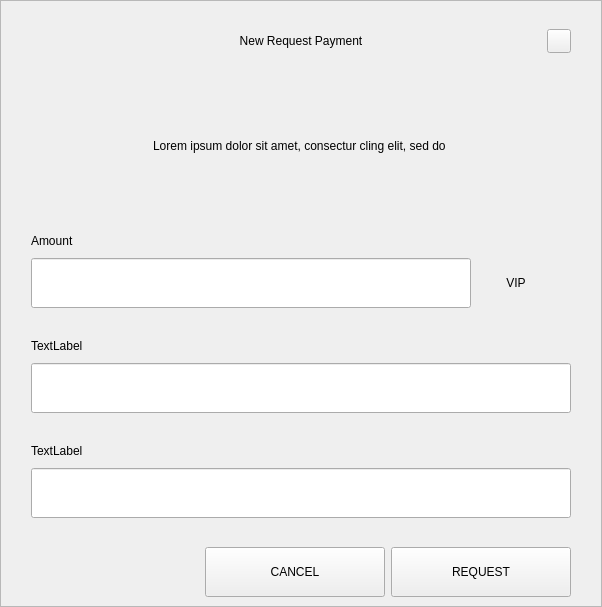
<?xml version="1.0" encoding="UTF-8"?>
<ui version="4.0">
 <class>RequestDialog</class>
 <widget class="QDialog" name="RequestDialog">
  <property name="geometry">
   <rect>
    <x>0</x>
    <y>0</y>
    <width>602</width>
    <height>607</height>
   </rect>
  </property>
  <property name="windowTitle">
   <string>Dialog</string>
  </property>
  <layout class="QVBoxLayout" name="verticalLayout_5">
   <property name="spacing">
    <number>0</number>
   </property>
   <property name="leftMargin">
    <number>0</number>
   </property>
   <property name="topMargin">
    <number>0</number>
   </property>
   <property name="rightMargin">
    <number>0</number>
   </property>
   <property name="bottomMargin">
    <number>0</number>
   </property>
   <item>
    <widget class="QFrame" name="frame">
     <property name="styleSheet">
      <string notr="true"/>
     </property>
     <property name="frameShape">
      <enum>QFrame::StyledPanel</enum>
     </property>
     <property name="frameShadow">
      <enum>QFrame::Raised</enum>
     </property>
     <layout class="QVBoxLayout" name="verticalLayout_4" stretch="1,0,0">
      <property name="spacing">
       <number>0</number>
      </property>
      <property name="leftMargin">
       <number>30</number>
      </property>
      <property name="topMargin">
       <number>20</number>
      </property>
      <property name="rightMargin">
       <number>30</number>
      </property>
      <property name="bottomMargin">
       <number>0</number>
      </property>
      <item>
       <layout class="QHBoxLayout" name="horizontalLayout_3">
        <property name="spacing">
         <number>0</number>
        </property>
        <item>
         <spacer name="horizontalSpacer_21">
          <property name="orientation">
           <enum>Qt::Horizontal</enum>
          </property>
          <property name="sizeHint" stdset="0">
           <size>
            <width>40</width>
            <height>20</height>
           </size>
          </property>
         </spacer>
        </item>
        <item>
         <widget class="QLabel" name="labelTitle">
          <property name="minimumSize">
           <size>
            <width>0</width>
            <height>40</height>
           </size>
          </property>
          <property name="maximumSize">
           <size>
            <width>16777215</width>
            <height>40</height>
           </size>
          </property>
          <property name="styleSheet">
           <string notr="true">padding-left:24px;</string>
          </property>
          <property name="text">
           <string>New Request Payment</string>
          </property>
          <property name="alignment">
           <set>Qt::AlignCenter</set>
          </property>
          <property name="margin">
           <number>7</number>
          </property>
         </widget>
        </item>
        <item>
         <spacer name="horizontalSpacer">
          <property name="orientation">
           <enum>Qt::Horizontal</enum>
          </property>
          <property name="sizeHint" stdset="0">
           <size>
            <width>40</width>
            <height>20</height>
           </size>
          </property>
         </spacer>
        </item>
        <item>
         <widget class="QPushButton" name="btnEsc">
          <property name="minimumSize">
           <size>
            <width>24</width>
            <height>24</height>
           </size>
          </property>
          <property name="maximumSize">
           <size>
            <width>24</width>
            <height>24</height>
           </size>
          </property>
          <property name="focusPolicy">
           <enum>Qt::NoFocus</enum>
          </property>
          <property name="text">
           <string/>
          </property>
         </widget>
        </item>
       </layout>
      </item>
      <item>
       <widget class="QStackedWidget" name="stack">
        <property name="minimumSize">
         <size>
          <width>540</width>
          <height>0</height>
         </size>
        </property>
        <property name="maximumSize">
         <size>
          <width>540</width>
          <height>16777215</height>
         </size>
        </property>
        <property name="currentIndex">
         <number>0</number>
        </property>
        <widget class="QWidget" name="page_1">
         <property name="minimumSize">
          <size>
           <width>540</width>
           <height>0</height>
          </size>
         </property>
         <property name="maximumSize">
          <size>
           <width>540</width>
           <height>16777215</height>
          </size>
         </property>
         <layout class="QVBoxLayout" name="layout1">
          <property name="spacing">
           <number>0</number>
          </property>
          <property name="leftMargin">
           <number>0</number>
          </property>
          <property name="topMargin">
           <number>0</number>
          </property>
          <property name="rightMargin">
           <number>0</number>
          </property>
          <property name="bottomMargin">
           <number>0</number>
          </property>
          <item>
           <spacer name="verticalSpacer_21">
            <property name="orientation">
             <enum>Qt::Vertical</enum>
            </property>
            <property name="sizeType">
             <enum>QSizePolicy::Fixed</enum>
            </property>
            <property name="sizeHint" stdset="0">
             <size>
              <width>20</width>
              <height>30</height>
             </size>
            </property>
           </spacer>
          </item>
          <item alignment="Qt::AlignHCenter">
           <widget class="QLabel" name="labelMessage">
            <property name="minimumSize">
             <size>
              <width>400</width>
              <height>50</height>
             </size>
            </property>
            <property name="text">
             <string>Lorem ipsum dolor sit amet, consectur cling elit, sed do </string>
            </property>
            <property name="alignment">
             <set>Qt::AlignCenter</set>
            </property>
            <property name="wordWrap">
             <bool>true</bool>
            </property>
           </widget>
          </item>
          <item alignment="Qt::AlignBottom">
           <widget class="QWidget" name="containerAmount" native="true">
            <layout class="QVBoxLayout" name="verticalLayout">
             <property name="spacing">
              <number>9</number>
             </property>
             <property name="leftMargin">
              <number>0</number>
             </property>
             <property name="topMargin">
              <number>0</number>
             </property>
             <property name="rightMargin">
              <number>0</number>
             </property>
             <property name="bottomMargin">
              <number>0</number>
             </property>
             <item>
              <widget class="QLabel" name="labelSubtitleAmount">
               <property name="minimumSize">
                <size>
                 <width>350</width>
                 <height>16</height>
                </size>
               </property>
               <property name="maximumSize">
                <size>
                 <width>16777215</width>
                 <height>16</height>
                </size>
               </property>
               <property name="text">
                <string>Amount</string>
               </property>
              </widget>
             </item>
             <item alignment="Qt::AlignTop">
              <widget class="QWidget" name="layoutAmount" native="true">
               <layout class="QHBoxLayout" name="horizontalLayout" stretch="2,0">
                <property name="spacing">
                 <number>0</number>
                </property>
                <property name="leftMargin">
                 <number>0</number>
                </property>
                <property name="topMargin">
                 <number>0</number>
                </property>
                <property name="rightMargin">
                 <number>0</number>
                </property>
                <property name="bottomMargin">
                 <number>0</number>
                </property>
                <item>
                 <widget class="QLineEdit" name="lineEditAmount">
                  <property name="minimumSize">
                   <size>
                    <width>0</width>
                    <height>50</height>
                   </size>
                  </property>
                  <property name="maximumSize">
                   <size>
                    <width>16777215</width>
                    <height>50</height>
                   </size>
                  </property>
                 </widget>
                </item>
                <item>
                 <widget class="QWidget" name="comboContainer" native="true">
                  <property name="minimumSize">
                   <size>
                    <width>100</width>
                    <height>50</height>
                   </size>
                  </property>
                  <property name="maximumSize">
                   <size>
                    <width>16777215</width>
                    <height>50</height>
                   </size>
                  </property>
                  <layout class="QHBoxLayout" name="horizontalLayout_31">
                   <property name="spacing">
                    <number>0</number>
                   </property>
                   <property name="leftMargin">
                    <number>0</number>
                   </property>
                   <property name="topMargin">
                    <number>0</number>
                   </property>
                   <property name="rightMargin">
                    <number>10</number>
                   </property>
                   <property name="bottomMargin">
                    <number>0</number>
                   </property>
                   <item>
                    <widget class="QLabel" name="comboBoxCoin">
                     <property name="text">
                      <string>VIP</string>
                     </property>
                     <property name="alignment">
                      <set>Qt::AlignCenter</set>
                     </property>
                    </widget>
                   </item>
                  </layout>
                 </widget>
                </item>
               </layout>
              </widget>
             </item>
            </layout>
           </widget>
          </item>
          <item>
           <spacer name="verticalSpacer_31">
            <property name="orientation">
             <enum>Qt::Vertical</enum>
            </property>
            <property name="sizeType">
             <enum>QSizePolicy::Fixed</enum>
            </property>
            <property name="sizeHint" stdset="0">
             <size>
              <width>20</width>
              <height>30</height>
             </size>
            </property>
           </spacer>
          </item>
          <item>
           <layout class="QVBoxLayout" name="verticalLayoutLabel">
            <property name="spacing">
             <number>9</number>
            </property>
            <item>
             <widget class="QLabel" name="labelSubtitleLabel">
              <property name="minimumSize">
               <size>
                <width>0</width>
                <height>16</height>
               </size>
              </property>
              <property name="maximumSize">
               <size>
                <width>16777215</width>
                <height>16</height>
               </size>
              </property>
              <property name="text">
               <string>TextLabel</string>
              </property>
             </widget>
            </item>
            <item>
             <widget class="QLineEdit" name="lineEditLabel">
              <property name="minimumSize">
               <size>
                <width>0</width>
                <height>50</height>
               </size>
              </property>
              <property name="maximumSize">
               <size>
                <width>16777215</width>
                <height>50</height>
               </size>
              </property>
             </widget>
            </item>
           </layout>
          </item>
          <item>
           <spacer name="verticalSpacer_34">
            <property name="orientation">
             <enum>Qt::Vertical</enum>
            </property>
            <property name="sizeType">
             <enum>QSizePolicy::Fixed</enum>
            </property>
            <property name="sizeHint" stdset="0">
             <size>
              <width>20</width>
              <height>30</height>
             </size>
            </property>
           </spacer>
          </item>
          <item>
           <layout class="QVBoxLayout" name="verticalLayoutDescription">
            <property name="spacing">
             <number>9</number>
            </property>
            <item>
             <widget class="QLabel" name="labelSubtitleDescription">
              <property name="minimumSize">
               <size>
                <width>0</width>
                <height>16</height>
               </size>
              </property>
              <property name="maximumSize">
               <size>
                <width>16777215</width>
                <height>16</height>
               </size>
              </property>
              <property name="text">
               <string>TextLabel</string>
              </property>
             </widget>
            </item>
            <item>
             <widget class="QLineEdit" name="lineEditDescription">
              <property name="minimumSize">
               <size>
                <width>0</width>
                <height>50</height>
               </size>
              </property>
              <property name="maximumSize">
               <size>
                <width>16777215</width>
                <height>50</height>
               </size>
              </property>
             </widget>
            </item>
            <item>
             <spacer name="verticalSpacer_4">
              <property name="orientation">
               <enum>Qt::Vertical</enum>
              </property>
              <property name="sizeType">
               <enum>QSizePolicy::Fixed</enum>
              </property>
              <property name="sizeHint" stdset="0">
               <size>
                <width>20</width>
                <height>20</height>
               </size>
              </property>
             </spacer>
            </item>
           </layout>
          </item>
         </layout>
        </widget>
        <widget class="QWidget" name="page_2">
         <layout class="QVBoxLayout" name="layout2">
          <item>
           <spacer name="verticalSpacer_5">
            <property name="orientation">
             <enum>Qt::Vertical</enum>
            </property>
            <property name="sizeType">
             <enum>QSizePolicy::Fixed</enum>
            </property>
            <property name="sizeHint" stdset="0">
             <size>
              <width>20</width>
              <height>50</height>
             </size>
            </property>
           </spacer>
          </item>
          <item alignment="Qt::AlignHCenter">
           <widget class="QLabel" name="labelQrImg">
            <property name="minimumSize">
             <size>
              <width>260</width>
              <height>260</height>
             </size>
            </property>
            <property name="maximumSize">
             <size>
              <width>260</width>
              <height>260</height>
             </size>
            </property>
            <property name="text">
             <string/>
            </property>
            <property name="alignment">
             <set>Qt::AlignCenter</set>
            </property>
           </widget>
          </item>
          <item>
           <spacer name="verticalSpacer_2">
            <property name="orientation">
             <enum>Qt::Vertical</enum>
            </property>
            <property name="sizeType">
             <enum>QSizePolicy::Fixed</enum>
            </property>
            <property name="sizeHint" stdset="0">
             <size>
              <width>20</width>
              <height>30</height>
             </size>
            </property>
           </spacer>
          </item>
          <item alignment="Qt::AlignHCenter">
           <widget class="QLabel" name="labelAddress">
            <property name="text">
             <string>D7VFR83SQbiezrW72hjcWJtcfip5krte2Z </string>
            </property>
           </widget>
          </item>
          <item>
           <spacer name="verticalSpacer_32">
            <property name="orientation">
             <enum>Qt::Vertical</enum>
            </property>
            <property name="sizeType">
             <enum>QSizePolicy::Expanding</enum>
            </property>
            <property name="sizeHint" stdset="0">
             <size>
              <width>20</width>
              <height>20</height>
             </size>
            </property>
           </spacer>
          </item>
          <item>
           <layout class="QHBoxLayout" name="horizontal">
            <property name="leftMargin">
             <number>20</number>
            </property>
            <property name="rightMargin">
             <number>20</number>
            </property>
            <property name="bottomMargin">
             <number>20</number>
            </property>
            <item>
             <spacer name="horizontalSpacer_4">
              <property name="orientation">
               <enum>Qt::Horizontal</enum>
              </property>
              <property name="sizeHint" stdset="0">
               <size>
                <width>40</width>
                <height>20</height>
               </size>
              </property>
             </spacer>
            </item>
            <item>
             <widget class="QPushButton" name="btnCopyAddress">
              <property name="minimumSize">
               <size>
                <width>180</width>
                <height>50</height>
               </size>
              </property>
              <property name="text">
               <string>COPY ADDRESS</string>
              </property>
             </widget>
            </item>
            <item>
             <widget class="QPushButton" name="btnCopyUrl">
              <property name="minimumSize">
               <size>
                <width>180</width>
                <height>50</height>
               </size>
              </property>
              <property name="text">
               <string>COPY URL</string>
              </property>
             </widget>
            </item>
            <item>
             <spacer name="horizontalSpacer_2">
              <property name="orientation">
               <enum>Qt::Horizontal</enum>
              </property>
              <property name="sizeHint" stdset="0">
               <size>
                <width>40</width>
                <height>20</height>
               </size>
              </property>
             </spacer>
            </item>
           </layout>
          </item>
         </layout>
        </widget>
       </widget>
      </item>
      <item>
       <widget class="QWidget" name="buttonsStack" native="true">
        <layout class="QHBoxLayout" name="horizontalLayout_5">
         <property name="leftMargin">
          <number>20</number>
         </property>
         <property name="rightMargin">
          <number>0</number>
         </property>
         <item>
          <spacer name="horizontalSpacer_41">
           <property name="orientation">
            <enum>Qt::Horizontal</enum>
           </property>
           <property name="sizeHint" stdset="0">
            <size>
             <width>40</width>
             <height>20</height>
            </size>
           </property>
          </spacer>
         </item>
         <item>
          <widget class="QPushButton" name="btnCancel">
           <property name="minimumSize">
            <size>
             <width>180</width>
             <height>50</height>
            </size>
           </property>
           <property name="focusPolicy">
            <enum>Qt::NoFocus</enum>
           </property>
           <property name="text">
            <string>CANCEL</string>
           </property>
          </widget>
         </item>
         <item>
          <widget class="QPushButton" name="btnSave">
           <property name="minimumSize">
            <size>
             <width>180</width>
             <height>50</height>
            </size>
           </property>
           <property name="focusPolicy">
            <enum>Qt::NoFocus</enum>
           </property>
           <property name="text">
            <string>REQUEST</string>
           </property>
          </widget>
         </item>
        </layout>
       </widget>
      </item>
     </layout>
    </widget>
   </item>
  </layout>
 </widget>
 <resources/>
 <connections/>
</ui>
